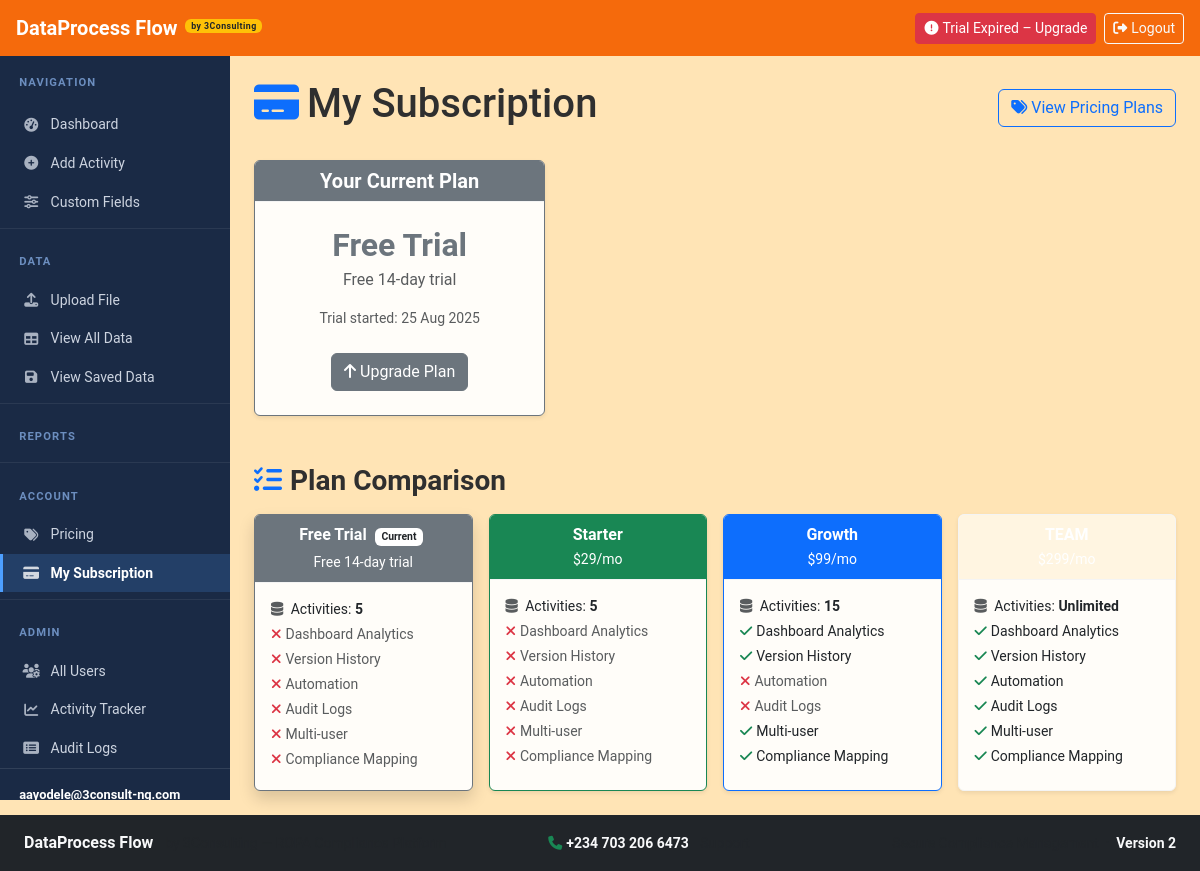
Page /subscription (signed in) on the committed database.
### models.py (models this page shows)
class User(UserMixin, db.Model):
    __tablename__ = 'users'
    id = db.Column(Integer, primary_key=True)
    email = db.Column(String(120), unique=True, nullable=False)
    password_hash = db.Column(String(256), nullable=False)
    full_name = db.Column(String(150), nullable=True)
    role = db.Column(String(50), nullable=False, default='Privacy Champion')
    department = db.Column(String(100))
    created_at = db.Column(DateTime, default=datetime.utcnow)
    last_login = db.Column(DateTime)
    reset_token = db.Column(String(256), nullable=True)
    reset_token_expires = db.Column(DateTime, nullable=True)
    country = db.Column(String(100), nullable=True)
    failed_login_attempts = db.Column(Integer, default=0)
    locked_until = db.Column(DateTime, nullable=True)
    email_confirmed = db.Column(Boolean, default=False)
    email_confirm_token = db.Column(String(256), nullable=True)
    email_confirm_expires = db.Column(DateTime, nullable=True)
    mfa_enabled = db.Column(Boolean, default=False)
    mfa_secret = db.Column(String(128), nullable=True)
    subscription_tier = db.Column(String(50), nullable=False, default='trial')
    trial_start_date = db.Column(DateTime, default=datetime.utcnow)
    subscription_start_date = db.Column(DateTime, nullable=True)
    subscription_end_date = db.Column(DateTime, nullable=True)
    upgrade_email_sent = db.Column(Boolean, default=False)
    ropa_records = db.relationship('ROPARecord', foreign_keys='ROPARecord.created_by', backref='creator', lazy=True)

### app.py (the view)
@app.route('/subscription')
@login_required
def subscription():
    if current_user.role != 'Privacy Officer':
        abort(403)
    users = models.User.query.all()
    return render_template('subscription_manage.html', users=users, tiers=TIER_CONFIG)

### app.py (called while the page is built, shortened)
@login_manager.user_loader
def load_user(user_id):
    return models.User.query.get(int(user_id))

def is_superadmin_user(user):
    if SUPERADMIN_EMAIL and user.email == SUPERADMIN_EMAIL:
        return True
    return user.id == 1

@app.context_processor
def inject_subscription():
    if current_user.is_authenticated:
        tier = get_user_effective_tier(current_user)
        config = get_tier_config(tier)
        trial_days = get_trial_days_remaining(current_user)
        unread_notifications = 0
        return dict(
            sub_tier=tier,
            sub_config=config,
            sub_trial_days=trial_days,
            unread_notifications=unread_notifications,
            now_date=datetime.utcnow(),
            is_superadmin=is_superadmin_user(current_user),
        )
    return dict(sub_tier=None, sub_config={}, sub_trial_days=None, unread_notifications=0, now_date=datetime.utcnow(), is_superadmin=False)

### subscription.py (called while the page is built)
def get_user_effective_tier(user):
    test_tier = session.get('test_tier')
    if test_tier and test_tier in TIER_CONFIG:
        return test_tier
    tier = user.subscription_tier or 'trial'
    if tier == 'trial':
        trial_start = user.trial_start_date or user.created_at or datetime.utcnow()
        if datetime.utcnow() > trial_start + timedelta(days=14):
            return 'expired'
    return tier

def get_tier_config(tier):
    if tier == 'expired':
        return {
            'name': 'Trial Expired',
            'max_activities': 0,
            'has_dashboard': False,
            'has_automation': False,
            'has_version_history': False,
            'has_audit_logs': False,
            'has_multi_user': False,
            'has_compliance_mapping': False,
            'has_export': False,
            'has_compliance_score': False,
            'has_alerts': False,
            'has_health_engine': False,
            'has_vendor_tracking': False,
            'has_risk_engine': False,
            'has_dpia_triggers': False,
            'has_ai_suggestions': False,
            'color': 'danger',
        }
    return TIER_CONFIG.get(tier, TIER_CONFIG['trial'])

def get_trial_days_remaining(user):
    if user.subscription_tier != 'trial':
        return None
    trial_start = user.trial_start_date or user.created_at or datetime.utcnow()
    expiry = trial_start + timedelta(days=14)
    remaining = (expiry - datetime.utcnow()).days
    return max(0, remaining)

### templates/subscription_manage.html (shortened to what this page needs)
{% extends "base.html" %}
{% block content %}
<div class="d-flex justify-content-between align-items-center mb-4">
    <h1><i class="fas fa-credit-card me-2 text-primary"></i>My Subscription</h1>
    <a href="{{ url_for('pricing') }}" class="btn btn-outline-primary">
        <i class="fas fa-tags me-1"></i>View Pricing Plans
    </a>
</div>
{% set my_tier = current_user.subscription_tier or 'trial' %}
{% set my_tier_info = tiers.get(my_tier, tiers['trial']) %}
<div class="row mb-5">
    <div class="col-md-6 col-lg-4">
        <div class="card border-{{ my_tier_info.color }} shadow-sm">
            <div class="card-header bg-{{ my_tier_info.color }} text-white text-center">
                <h5 class="mb-0 fw-bold">Your Current Plan</h5>
            </div>
            <div class="card-body text-center py-4">
                <h2 class="fw-bold text-{{ my_tier_info.color }} mb-1">{{ my_tier_info.name }}</h2>
                {% if my_tier_info.price_monthly > 0 %}
                <p class="text-muted mb-3">${{ my_tier_info.price_monthly }}/month</p>
                {% else %}
                <p class="text-muted mb-3">Free 14-day trial</p>
                {% endif %}
                {% if my_tier == 'trial' and current_user.trial_start_date %}
                <p class="small text-muted">Trial started: {{ current_user.trial_start_date.strftime('%d %b %Y') }}</p>
                {% elif current_user.subscription_start_date %}
                <p class="small text-muted">Active since: {{ current_user.subscription_start_date.strftime('%d %b %Y') }}</p>
                {% endif %}
                <a href="{{ url_for('pricing') }}" class="btn btn-{{ my_tier_info.color }} mt-2">
                    <i class="fas fa-arrow-up me-1"></i>Upgrade Plan
                </a>
            </div>
        </div>
    </div>
</div>
<h3 class="mb-3 fw-bold"><i class="fas fa-list-check me-2 text-primary"></i>Plan Comparison</h3>
<div class="row g-3">
    {% for tier_key, tier_info in tiers.items() %}
    <div class="col-md-6 col-lg-3">
        <div class="card h-100 border-{{ tier_info.color }} {{ 'shadow' if tier_key == my_tier else '' }}">
            <div class="card-header bg-{{ tier_info.color }} text-white text-center">
                <strong>{{ tier_info.name }}</strong>
                {% if tier_key == my_tier %}
                <span class="badge bg-white text-dark ms-1" style="font-size:0.65rem;">Current</span>
                {% endif %}
                {% if tier_info.price_monthly > 0 %}
                <br><small>${{ tier_info.price_monthly }}/mo</small>
                {% else %}
                <br><small>Free 14-day trial</small>
                {% endif %}
            </div>
            <div class="card-body">
                <ul class="list-unstyled mb-0 small">
                    <li class="mb-1">
                        <i class="fas fa-database me-1 text-muted"></i>
                        Activities: <strong>{{ tier_info.max_activities if tier_info.max_activities else 'Unlimited' }}</strong>
                    </li>
                    {% set features = [
                        ('has_dashboard', 'Dashboard Analytics'),
                        ('has_version_history', 'Version History'),
                        ('has_automation', 'Automation'),
                        ('has_audit_logs', 'Audit Logs'),
                        ('has_multi_user', 'Multi-user'),
                        ('has_compliance_mapping', 'Compliance Mapping'),
                    ] %}
                    {% for key, label in features %}
                    <li class="mb-1">
                        {% if tier_info.get(key) %}
                        <i class="fas fa-check text-success me-1"></i>{{ label }}
                        {% else %}
                        <i class="fas fa-times text-danger me-1"></i><span class="text-muted">{{ label }}</span>
                        {% endif %}
                    </li>
                    {% endfor %}
                </ul>
            </div>
        </div>
    </div>
    {% endfor %}
</div>
{% endblock %}

### templates/base.html (shortened to what this page needs)
<!DOCTYPE html>
<html lang="en" data-bs-theme="light">
<head>
    <link href="https://cdn.jsdelivr.net/npm/bootstrap@5.3.0/dist/css/bootstrap.min.css" rel="stylesheet">
    <link href="https://cdnjs.cloudflare.com/ajax/libs/font-awesome/6.4.0/css/all.min.css" rel="stylesheet">
    <link href="{{ url_for('static', filename='css/custom.css') }}" rel="stylesheet">
</head>
<body>
    <nav class="navbar navbar-dark bg-primary px-3 {% if current_user.is_authenticated %}navbar-auth{% endif %}">
        <a class="navbar-brand fw-bold d-flex align-items-center gap-2" href="{{ url_for('index') }}">
            DataProcess Flow
            <span class="badge bg-warning text-dark" style="font-size:0.55rem;letter-spacing:0.05em;">by 3Consulting</span>
        </a>
        {% if current_user.is_authenticated %}
        <div class="ms-auto d-flex align-items-center gap-2">
            {% if sub_tier == 'trial' and sub_trial_days is not none %}
            <a href="{{ url_for('pricing') }}" class="btn btn-sm btn-warning">
                <i class="fas fa-clock me-1"></i>Trial: {{ sub_trial_days }}d left
            </a>
            {% elif sub_tier == 'expired' %}
            <a href="{{ url_for('pricing') }}" class="btn btn-sm btn-danger">
                <i class="fas fa-exclamation-circle me-1"></i>Trial Expired – Upgrade
            </a>
            {% elif sub_tier %}
            <span class="badge bg-{{ sub_config.get('color', 'secondary') }} fs-6 px-3 py-2">
                <i class="fas fa-star me-1"></i>{{ sub_config.get('name', sub_tier|title) }}
            </span>
            {% endif %}
            <a href="{{ url_for('logout') }}" class="btn btn-sm btn-outline-light">
                <i class="fas fa-sign-out-alt me-1"></i>Logout
            </a>
        </div>
        {% endif %}
    </nav>
    {% if current_user.is_authenticated %}
    <div class="app-shell">
        <nav id="sidebar">
            <div class="sidebar-brand">Navigation</div>
            <div class="nav flex-column mt-1">
                <a class="nav-link {% if request.endpoint in ['index','privacy_officer_dashboard','privacy_champion_dashboard'] %}active{% endif %}"
                   href="{{ url_for('index') }}">
                    <i class="fas fa-tachometer-alt"></i> Dashboard
                </a>
                <a class="nav-link {% if request.endpoint == 'add_activity' %}active{% endif %}"
                   href="{{ url_for('add_activity') }}">
                    <i class="fas fa-plus-circle"></i> Add Activity
                </a>
                {% if sub_tier and sub_tier != 'trial' %}
                <a class="nav-link {% if request.endpoint == 'custom_tabs' %}active{% endif %}"
                   href="{{ url_for('custom_tabs') }}">
                    <i class="fas fa-sliders-h"></i> Custom Fields
                </a>
                {% else %}
                <a class="nav-link text-muted" href="{{ url_for('subscription') }}" title="Upgrade to unlock Custom Fields">
                    <i class="fas fa-lock me-1"></i><i class="fas fa-sliders-h"></i> Custom Fields
                    <span class="badge bg-warning text-dark ms-1" style="font-size:0.65rem;">Pro</span>
                </a>
                {% endif %}
                {% if current_user.role == 'Privacy Officer' %}
                <div class="sidebar-divider"></div>
                <div class="sidebar-brand">Data</div>
                <a class="nav-link {% if request.endpoint == 'upload_file' %}active{% endif %}"
                   href="{{ url_for('upload_file') }}">
                    <i class="fas fa-upload"></i> Upload File
                </a>
                <a class="nav-link {% if request.endpoint == 'view_all_ropa_excel' %}active{% endif %}"
                   href="{{ url_for('view_all_ropa_excel') }}">
                    <i class="fas fa-table"></i> View All Data
                </a>
                <a class="nav-link {% if request.endpoint == 'view_saved_ropa' %}active{% endif %}"
                   href="{{ url_for('view_saved_ropa') }}">
                    <i class="fas fa-save"></i> View Saved Data
                </a>
                {% endif %}
                <div class="sidebar-divider"></div>
                <div class="sidebar-brand">Reports</div>
                <div class="sidebar-divider"></div>
                <div class="sidebar-brand">Account</div>
                <a class="nav-link {% if request.endpoint == 'pricing' %}active{% endif %}"
                   href="{{ url_for('pricing') }}">
                    <i class="fas fa-tags"></i> Pricing
                </a>
                {% if current_user.role == 'Privacy Officer' %}
                <a class="nav-link {% if request.endpoint == 'subscription' %}active{% endif %}"
                   href="{{ url_for('subscription') }}">
                    <i class="fas fa-credit-card"></i> My Subscription
                </a>
                {% endif %}
                {% if is_superadmin %}
                <div class="sidebar-divider"></div>
                <div class="sidebar-brand">Admin</div>
                <a class="nav-link {% if request.endpoint == 'admin_users' %}active{% endif %}"
                   href="{{ url_for('admin_users') }}">
                    <i class="fas fa-users-cog"></i> All Users
                </a>
                <a class="nav-link {% if request.endpoint == 'admin_activity' %}active{% endif %}"
                   href="{{ url_for('admin_activity') }}">
                    <i class="fas fa-chart-line"></i> Activity Tracker
                </a>
                <a class="nav-link {% if request.endpoint == 'audit_logs' %}active{% endif %}"
                   href="{{ url_for('audit_logs') }}">
                    <i class="fas fa-list-alt"></i> Audit Logs
                </a>
                {% endif %}
            </div>
            <div class="sidebar-user">
                <div class="user-email">{{ current_user.email }}</div>
            </div>
        </nav>
        <main class="main-content p-4">
    {% else %}
    <main class="container my-4">
    {% endif %}
        {% block content %}{% endblock %}
    {% if current_user.is_authenticated %}
        </main>
    </div>
    {% else %}
    </main>
    {% endif %}
    <footer class="bg-dark text-light py-3 mt-auto">
        <div class="container-fluid px-4">
            <div class="row align-items-center">
                <div class="col-md-5">
                    <span class="fw-bold">DataProcess Flow</span>
                    <span class="text-muted ms-2 small">by 3Consulting — ROPA Compliance Platform</span>
                </div>
                <div class="col-md-3 text-center">
                    <a href="tel:+442071234567" class="text-light text-decoration-none small">
                        <i class="fas fa-phone me-1 text-success"></i><strong>+234 703 206 6473</strong>
                    </a>
                    <span class="text-muted ms-2 small">Support</span>
                </div>
                <div class="col-md-4 text-md-end">
                    <small class="text-muted">Secure Compliance Management &nbsp;·&nbsp; <strong class="text-light">Version 2</strong></small>
                </div>
            </div>
        </div>
    </footer>
</body>
</html>

### static/css/custom.css (style rules this page uses)
body { background: linear-gradient(135deg, #FFE4B5, #FFE4B5, #FFE4B5); min-height: 100vh; margin: 0; color: #2F2F2F; font-family: 'Roboto', sans-serif; }
.navbar-brand { font-weight: 600; color: #FFA500 !important; }
.card { background: #FFFDF9; border: 1px solid #F4F4F4; box-shadow: 0 0.125rem 0.25rem rgba(0,0,0,0.08); }
.card-header { background-color: #FFF5E1; border-bottom: 1px solid #F4F4F4; color: #2F2F2F; }
.badge { margin-right: 0.25rem; margin-bottom: 0.25rem; }
.navbar { background-color: #f56a0c !important; color: #fff !important; }
.navbar .nav-link, .navbar .navbar-brand { color: #fff !important; }
ul { list-style: none; padding-left: 0; }

### rows in the picture
User: email "aayodele@3consult-ng.com", trial_start_date "25 Aug 2025", subscription_tier "trial" (drawn)

### other values in the picture
{{ my_tier_info.name }} "Free Trial"
{{ tier_info.name }} "Free Trial" "Starter" "Growth"
{{ tier_info.max_activities if tier_info.max_activities else 'Unlimited' }} "5" "5" "15" "Unlimited"
{{ label }} "Dashboard Analytics" "Version History" "Automation" "Audit Logs" "Multi-user" "Compliance Mapping" "Dashboard Analytics" "Version History" "Automation" "Audit Logs" "Multi-user" "Compliance Mapping" "Automation" "Audit Logs"
{{ tier_info.price_monthly }} "29" "99"
{{ label }} "Dashboard Analytics" "Version History" "Multi-user" "Compliance Mapping" "Dashboard Analytics" "Version History" "Automation" "Audit Logs" "Multi-user" "Compliance Mapping"
